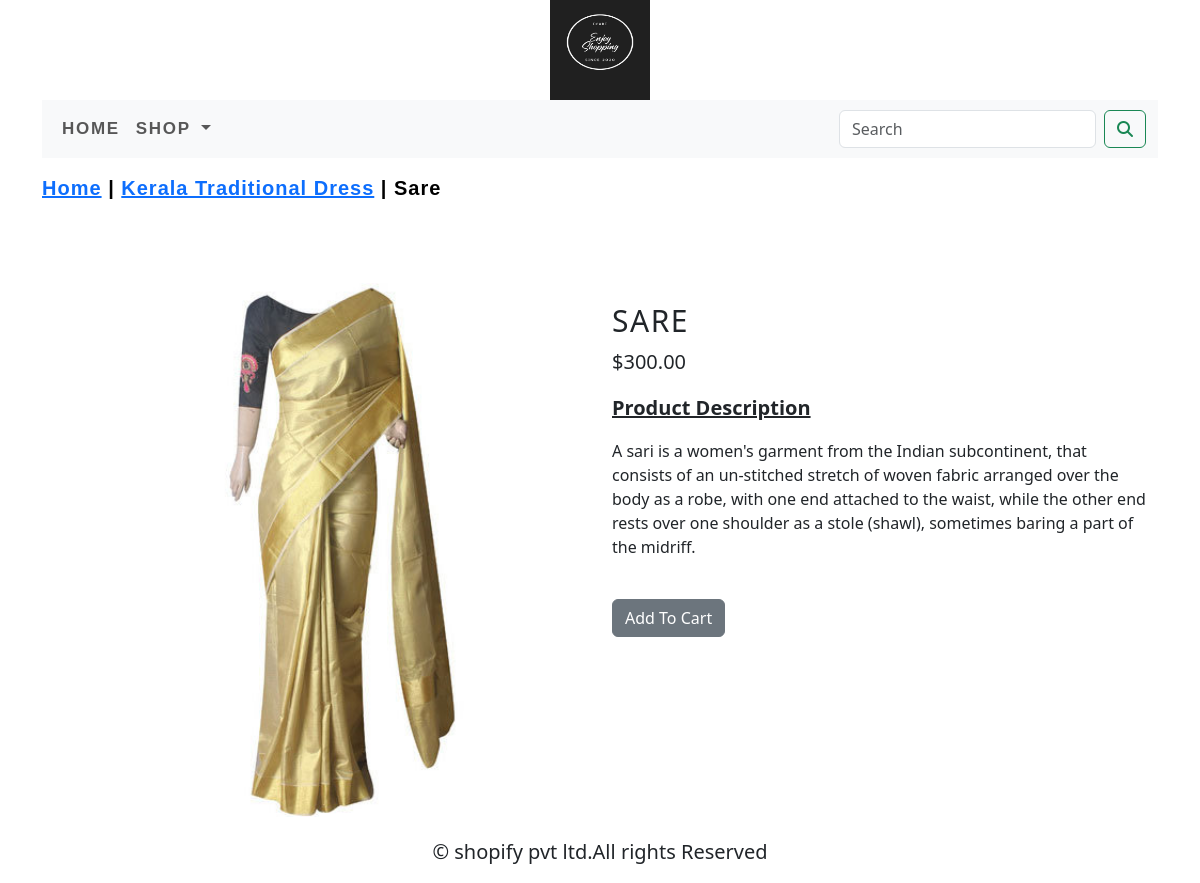
Page /shop/cotton-dress/frock/ on the committed database.
### ecommerceapp/models.py (models this page shows, shortened)
class Product(models.Model):
    name = models.CharField(max_length=250, unique=True)
    slug = models.SlugField(max_length=250, unique=True)
    description = models.TextField(blank=True)
    price=models.DecimalField(max_digits=10,decimal_places=2)
    category=models.ForeignKey(Category,on_delete=models.CASCADE)
    image = models.ImageField(upload_to='product', blank=True)
    stock=models.IntegerField()
    available=models.BooleanField(default=True)
    created=models.DateTimeField(auto_now_add=True)
    updated=models.DateTimeField(auto_now=True)
    class Meta:
        ordering=('name',)
        verbose_name='product'
        verbose_name_plural='products'

class Category(models.Model):
    name=models.CharField(max_length=250,unique=True)
    slug=models.SlugField(max_length=250,unique=True)
    description=models.TextField(blank=True)
    image=models.ImageField(upload_to='category',blank=True)
    class Meta:
        ordering=('name',)
        verbose_name='category'
        verbose_name_plural='categories'
    def get_url(self):
        return reverse('ecommerceapp:products_by_category',args=[self.slug])
    def __str__(self):
        return '{}'.format(self.name)

### ecommerceapp/views.py (the view)
# urls.py: path('<slug:c_slug>/<slug:product_slug>/',views.proDetail,name='proDetail'),
def proDetail(request,c_slug,product_slug):
    try:
        product=Product.objects.get(category__slug=c_slug,slug=product_slug)
    except Exception as e:
        raise e
    return render(request,"product.html",{'product':product})

### cart_app/context_processors.py (called while the page is built)
def counter(request):
    item_count=0
    if 'admin' in request.path:
        return {}
    else:
        try:
            cart=Cart.objects.filter(cart_id=_cart_id(request))
            cart_items=CartItem.objects.all().filter(cart=cart[:1])
            for cart_item in cart_items:
                item_count += cart_item.quantity
        except Cart.DoesNotExist:
            item_count=0
    return dict(item_count=item_count)

### cart_app/views.py (called while the page is built)
def _cart_id(request):
    cart=request.session.session_key
    if not cart:
        cart=request.session.create()
    return cart

### ecommerceapp/context_processors.py (called while the page is built)
def menu_links(request):
    links=Category.objects.all()
    return dict(links=links)

### templates/product.html (shortened to what this page needs)
{% extends 'base.html' %}
{% load static %}
{% block content %}
<div class="row my_prod_row_class" style="padding-top:15px;">
  <div class="mx_auto" style="color:black;font-size:20px;text-decoration:none;font-family: 'Poppins', sans-serif;font-weight:bold;letter-spacing:.05em;">
    <p><a href="{% url 'ecommerceapp:allProCat' %}">Home</a> | <a href="{{product.category.get_url}}">{{product.category}}</a> | {{product.name}}</p>
  </div>
</div>
<div class="container">
<br>
  <div class="row" >
  <div class="col-12 col-sm-12 col-md-12 col-lg-6 text-center">
    <div class="min-width:18rem">
      <img src="{{product.image.url}}" alt="{{product.name}}" style="width:100%;height:auto;">
    </div>
  </div>
    <div class="col-12 col-sm-12 col-md-12 col-lg-6">
      <div>
      <h1 class="my_prod_title" style="font-size: 30px;padding-top: 40px;text-transform:uppercase;letter-spacing:.05em;">{{product.name}}</h1>
      <p style="font-size:20px;">${{product.price}}</p>
      <p style="font-weight:bold;font-size:20px;"><u>Product Description</u></p>
      <p class="text-justify" >{{product.description}}</p>
      {% if product.stock <= 0 %}
        <p class="text-justify" style="font-weight:bold;font-size:20px;"><b>Out Of Stock</b></p>
      {% else %}
        <br>
        <a href="{% url 'cart_app:add_cart' product.id %}" class="btn btn-secondary">Add To Cart</a>
      {% endif %}
    </div>
  </div>
</div>
  </div>
{% endblock %}

### static/css/custom.css (style rules this page uses)
.text-center { padding-top:20px; font-size:20px; }
.my_prod_row_class { padding-top:20px; padding-bottom:20px; }
.my_prod_row_class .mx_auto { color:black; font-size:15px; text-decoration:none; }

### rows in the picture
Product: category "Kerala Traditional Dress", name "Sare", image (picture), name "SARE", price "300.00", description "A sari is a women's garment from the Indian subcontinent, that consists of an un-stitched stretch of woven fabric arranged over the body as a robe, with one end attached to the waist, while the other end rests over one shoulder as a stole (shawl), sometimes baring a part of the midriff."
